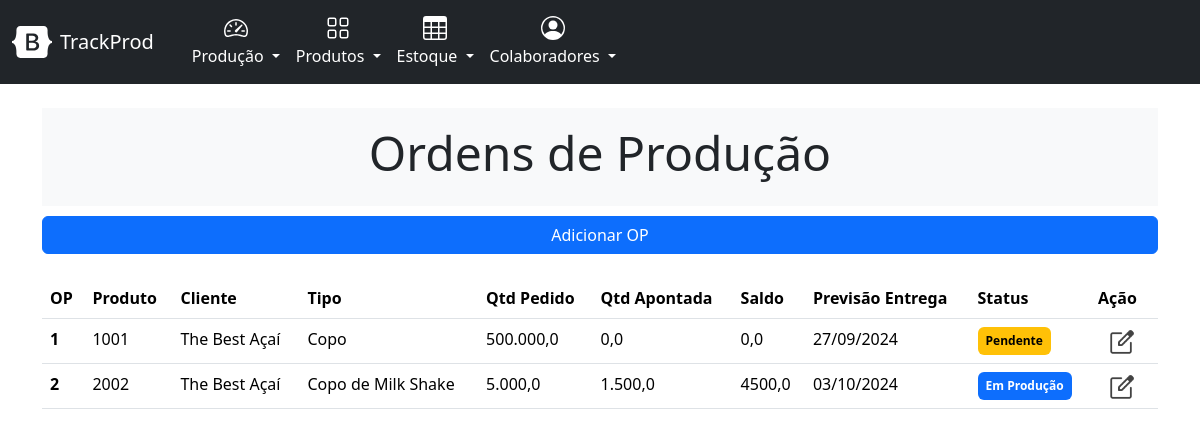
The app's page /producao/list_ordens, older data.
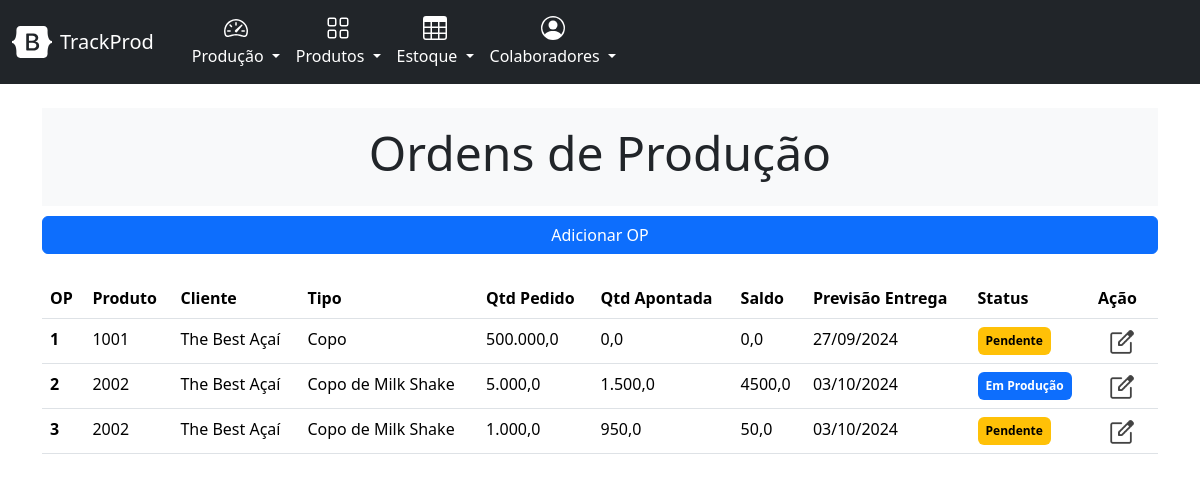
The same page, newer data.
### producao/models.py (models this page shows, shortened)
class OrdemProducao(models.Model):
    STATUS_CHOICES = [
        ('pendente', 'Pendente'),
        ('em_producao', 'Em Produção'),
        ('finalizada', 'Finalizada'),
    ]
    cliente = models.ForeignKey(Cliente, on_delete=models.CASCADE)
    produto = models.ForeignKey(Produto, on_delete=models.CASCADE)
    quantidade = models.FloatField()
    quantidade_produzida = models.FloatField(default=0)
    saldo_op = models.FloatField(blank=True, null=True)
    data_criacao = models.DateTimeField(auto_now_add=True)
    data_previsao = models.DateField()
    status = models.CharField(max_length=20, choices=STATUS_CHOICES, default='pendente')
    class Meta:
        verbose_name_plural = 'ordens_de_producao'

### cadastro/models.py (models this page shows, shortened)
class Produto(models.Model):
    nome = models.CharField(max_length=255)
    codigo = models.CharField(max_length=50, unique=True)
    descricao = models.TextField(blank=True)
    material = models.CharField(max_length=100)
    peso = models.DecimalField(max_digits=10, decimal_places=2)
    volume = models.DecimalField(max_digits=10, decimal_places=2)
    cor = models.CharField(max_length=50)

class Cliente(models.Model):
    TIPOS_CLIENTE = [
        ('pf', 'Pessoa Física'),
        ('pj', 'Pessoa Jurídica'),
    ]
    nome_cliente = models.CharField(max_length=255)
    tipo_cliente = models.CharField(max_length=2, choices=TIPOS_CLIENTE, default='pf')
    cpf_cnpj = models.CharField(max_length=18, unique=True)
    email = models.EmailField(max_length=254)
    telefone = models.CharField(max_length=20, blank=True, null=True)
    endereco = models.TextField()
    data_cadastro = models.DateTimeField(auto_now_add=True)

### producao/views.py (the view)
# urls.py: path('list_ordens', views.list_ordem_producao, name='list_ordens'),
def list_ordem_producao(request):
    ordens_producao = OrdemProducao.objects.order_by('data_criacao')
    context = {'ordens_producao' : ordens_producao}
    return render(request, 'producao/list-ordem-producao.html', context)

### producao/templates/producao/list-ordem-producao.html (shortened to what this page needs)
{% extends "base.html" %}
{% load static %}
{% load humanize %}
{% block header %}
    <div class="py-3 bg-light text-center">
        <h2 class="display-5">Ordens de Produção</h2>
    </div>
{% endblock header %}
{% block content %}
{% block buttons %}
  <div class="d-grid gap-2" style="margin-top: 10px;">
      <a class="btn btn-primary" href="{% url 'new_ordem'%}" role="button">Adicionar OP</a>
  </div>
{% endblock buttons %}
    <table class="table table-hover">
        <thead >
          <tr>
            <th scope="col">OP</th>
            <th scope="col">Produto</th>
            <th scope="col">Cliente</th>
            <th scope="col">Tipo</th>
            <th scope="col">Qtd Pedido</th>
            <th scope="col">Qtd Apontada</th>
            <th scope="col">Saldo</th>
            <th scope="col">Previsão Entrega</th>
            <th scope="col">Status</th>
            <th scope="col">Ação</th>
          </tr>
        </thead>
        <tbody class="table table-hover">
        {% for ordem_producao in ordens_producao %}
          <tr style="cursor: pointer;" onclick="window.location.href='{% url 'ordem_producao' ordem_producao.id  %}'">
            <th scope="row">{{ ordem_producao.id }}</th>
            <td>{{ ordem_producao.produto.codigo }}</td>
            <td>{{ ordem_producao.cliente.nome_cliente }}</td>
            <td>{{ ordem_producao.produto.nome }}</td>
            <td>{{ ordem_producao.quantidade|intcomma }}</td>
            <td>{{ ordem_producao.quantidade_produzida|intcomma}}</td>
            <td>{{ ordem_producao.saldo_op }}</td>
            <td>{{ ordem_producao.data_previsao | date:'d/m/Y'}}</td>
            {% if ordem_producao.status == "em_producao"%}
              <td><span class="badge text-bg-primary">{{ ordem_producao.get_status_display }}</span></td>
            {% elif ordem_producao.status == "pendente" %}
             <td> <span class="badge text-bg-warning">{{ ordem_producao.get_status_display }}</span></td>
            {% else %}
              <td> <span class="badge text-bg-success">{{ ordem_producao.get_status_display }}</span></td>
            {% endif %}
            <td><a href="{% url 'novo_produto' %}"><img src="{% static 'core/icon-apontamento.png' %}" style="width: 30px; margin-bottom: -5px;"></a></td>
          </tr>
        {% empty %}
          Não há ordens para visualizar
        {% endfor %}
        </tbody>
      </table>
{% endblock content %}

### templates/base.html (shortened to what this page needs)
{% load django_bootstrap5 %}
<!DOCTYPE html>
<html lang="pt-br">
    <head>
        {% bootstrap_css %}
        {% load static %}
    </head>
    <body>
        <nav class="navbar navbar-expand-lg bg-dark">
          <div class="container-fluid" >
            <a href="/" class="d-flex align-items-center my-2 my-lg-0 me-lg-auto text-white text-decoration-none">
              <svg class="bi me-2" width="40" height="32" role="img" aria-label="Bootstrap" fill="white"><use xlink:href="#bootstrap"/></svg>
            </a>
            <a class="navbar-brand" href="{% url 'index' %}" style="color: white !important; margin-right: 30px;">TrackProd</a>
            <div class="collapse navbar-collapse" id="navbarSupportedContent">
              <ul class="navbar-nav me-auto mb-2 mb-lg-0">
                <li class="nav-item dropdown">
                  <a class="nav-link dropdown-toggle" href="" role="button" data-bs-toggle="dropdown" aria-expanded="false" style="color: white !important">
                    <svg class="bi d-block mx-auto mb-1" width="24" height="24" fill="white"><use xlink:href="#speedometer2"/></svg>
                    Produção
                  </a>
                <li class="nav-item dropdown">
                  <a class="nav-link dropdown-toggle" href="" role="button" data-bs-toggle="dropdown" aria-expanded="false" style="color: white !important">
                    <svg class="bi d-block mx-auto mb-1" width="24" height="24" fill="white"><use xlink:href="#grid"/></svg>
                    Produtos
                  </a>
                </li>
                <li class="nav-item dropdown">
                  <a class="nav-link dropdown-toggle" href="" role="button" data-bs-toggle="dropdown" aria-expanded="false" style="color: white !important">
                    <svg class="bi d-block mx-auto mb-1" width="24" height="24" fill="white"><use xlink:href="#table"/></svg>
                    Estoque
                  </a>
                </li>
                <li class="nav-item dropdown">
                  <a class="nav-link dropdown-toggle" href="" role="button" data-bs-toggle="dropdown" aria-expanded="false" style="color: white !important">
                    <svg class="bi d-block mx-auto mb-1" width="24" height="24" fill="white"><use xlink:href="#people-circle"/></svg>
                    Colaboradores
                  </a>
                </li>
              </ul>
            </div>
          </div>
        </nav>
        <div class="container">
            <div>{% block header %}{% endblock header %}</div>
            <div>{% block content %} {% endblock content %}</div>
        </div>
    </body>
</html>

Row changes from the older to the newer data that the page shows:
added OrdemProducao: id "3", produto.codigo "2002", cliente.nome_cliente "The Best Açaí", produto.nome "Copo de Milk Shake", quantidade "1.000,0", quantidade_produzida "950,0", saldo_op "50,0", data_previsao "03/10/2024", status "Pendente"
